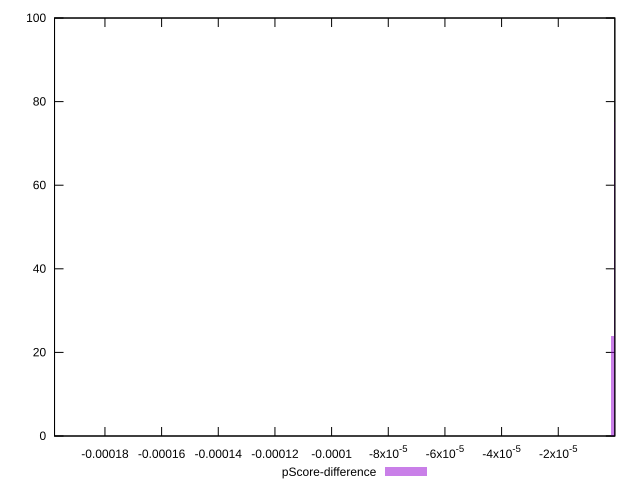

Reproduce this figure in gnuplot.
reset

$pScoreDifference <<EOF
0 75
-9.807061040240885e-7 24
-0.00019810263301286586 1
EOF

set key outside below
set boxwidth 9.807061040240885e-7
set xrange [-0.00019779514911699714:-3.5865703518211944e-8]
set yrange [0:100]
set trange [0:100]
set style fill transparent solid 0.5 noborder
set terminal svg size 640, 490 enhanced background rgb 'white'
set output "reports/report_00032_2021-02-25T10-28-15.087Z/max-potential-fid/samples/agenda/pScore-difference/histogram.svg"

plot $pScoreDifference title "pScore-difference" with boxes

reset
